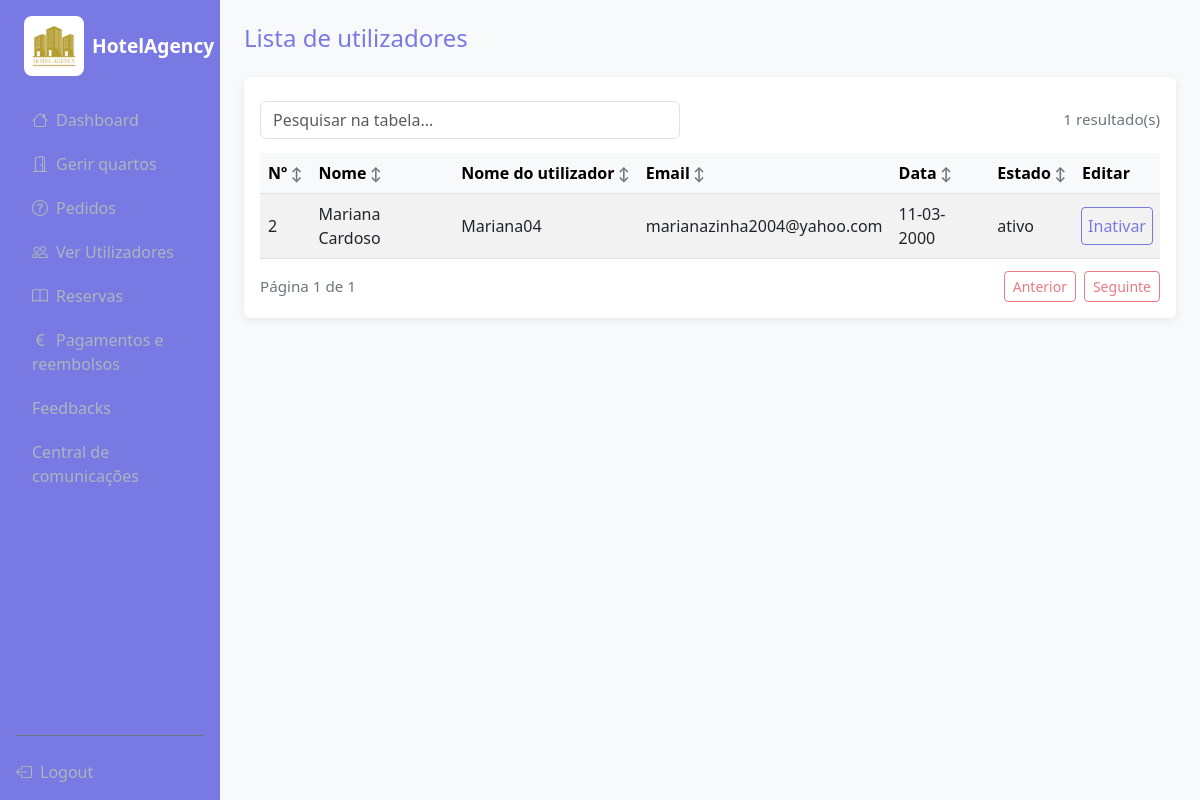
/guest/table (signed in), run on the app's committed database.
### models.py (models this page shows, shortened)
class User(UserMixin, db.Model):
    __tablename__ = "user"
    id = db.Column(db.Integer, primary_key=True)
    name = db.Column(db.String(100), nullable=False)
    username = db.Column(db.String(30), unique=True, nullable=False)
    email = db.Column(db.String(120), unique=True, nullable=False)
    password = db.Column(db.String(200), nullable=False)
    role = db.Column(db.String(20), nullable=False)
    dataNascimento = db.Column(db.Date)
    estado = db.Column(db.Enum(EstadoUser), default=EstadoUser.ativo)
    reservas = db.relationship("Reserva", back_populates="user", lazy=True)
    pedidos = db.relationship("Pedido", backref='requester', lazy=True)
    pagamentos = db.relationship("Pagamento", back_populates="user", lazy=True)

### routes/guest.py (the view)
@guest_bp.route('/table', methods=['GET', 'POST'])
@login_required
def table_user():
    utilizadores = User.query.filter_by(role='guest')
    return render_template('guest/tabela_user.html', users=utilizadores)

### templates/guest/tabela_user.html (shortened to what this page needs)
{% extends 'base.html' %}
{% block content %}
{% if users.count() >= 1 %}
<h4 class="mb-4" style="color: #7979e3;">Lista de utilizadores</h4>
<div class="card p-3">
    <div class="table-responsive">
        <table class="table table-striped align-middle mb-0" data-dynamic-table data-page-size="8">
            <thead class="table-light">
                <tr>
                    <th>Nº</th>
                    <th>Nome</th>
                    <th>Nome do utilizador</th>
                    <th>Email</th>
                    <th>Data</th>
                    <th>Estado</th>
                    <th data-sortable="false">Editar</th>
                </tr>
            </thead>
            <tbody>
                {% for b in users %}
                <tr>
                    <td>{{ b.id }}</td>
                    <td>{{ b.name }}</td>
                    <td>{{ b.username }}</td>
                    <td>{{ b.email }}</td>
                    <td>{{ b.dataNascimento.strftime('%d-%m-%Y') }}</td>
                    <td>{{ b.estado.value }}</td>
                    <td>
                        <form method="POST" action="{{ url_for('guest.alterar_estado_utilizador', user_id=b.id) }}">
                            <button class="btn users-button {% if b.estado.value == 'ativo' %}users-button--danger{% else %}users-button--success{% endif %}" type="submit" style="padding: 5px 5px;
            color:#7979e3;
            text-decoration: none;
            display: inline-block;
            cursor: pointer;
            border-radius: 3px;
            outline: 1px solid #7979e3;">
                                {% if b.estado.value == 'ativo' %}Inativar{% else %}Ativar{% endif %}
                            </button>
                        </form>
                    </td>
                </tr>
                {% endfor %}
            </tbody>
        </table>
    </div>
</div>
{% else %}
<h3 style="text-align: center;">Quando houver outros utilizadores, serão exibidos aqui.</h3>
{% endif %}
{% endblock %}

### static/css/base.css (style rules this page uses)
.card { border: none; box-shadow: 0 2px 8px rgba(0,0,0,0.08); }
.table-sort { cursor: pointer; user-select: none; white-space: nowrap; }
.table-sort::after { content: " ↕"; color: #6c757d; font-size: 0.85rem; }
.table thead th { white-space: nowrap; }
:root { --auth-bg: #f6f1e8; --auth-surface: rgba(255, 252, 247, 0.92); --auth-surface-strong: #fffaf2; --auth-border: rgba(86, 71, 52, 0.12); --auth-text: #2f261e; --auth-muted: #6c6259; --auth-accent: #d88b74; --auth-accent-hover: #c6775f; --auth-accent-soft: rgba(216, 139, 116, 0.16); --auth-shadow: 0 22px 55px rgba(69, 54, 40, 0.14); --auth-radius: 28px; --auth-input-radius: 16px; }
* { box-sizing: border-box; }

### data on the page
User: id "2", name "Mariana Cardoso", username "Mariana04", email "marianazinha2004@yahoo.com", dataNascimento "11-03-2000", estado.value "ativo", shows "Inativar"
